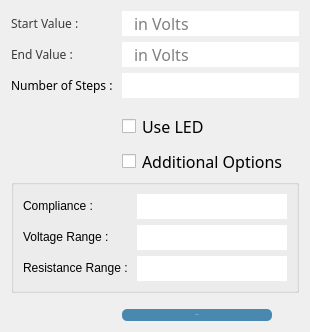
                     <widget class="QWidget" name="variable_voltage">
                      <layout class="QFormLayout" name="formLayout_3">
                       <property name="fieldGrowthPolicy">
                        <enum>QFormLayout::AllNonFixedFieldsGrow</enum>
                       </property>
                       <item row="0" column="0">
                        <widget class="QLabel" name="label_19">
                         <property name="font">
                          <font>
                           <family>KacstTitleL</family>
                          </font>
                         </property>
                         <property name="styleSheet">
                          <string notr="true">color:#3a3a3a;</string>
                         </property>
                         <property name="text">
                          <string>Start Value : </string>
                         </property>
                        </widget>
                       </item>
                       <item row="0" column="1">
                        <widget class="QLineEdit" name="voltageValue_3">
                         <property name="font">
                          <font>
                           <family>KacstTitleL</family>
                           <pointsize>12</pointsize>
                          </font>
                         </property>
                         <property name="styleSheet">
                          <string notr="true">border-radius:15;padding-left:10px;</string>
                         </property>
                         <property name="placeholderText">
                          <string>in Volts</string>
                         </property>
                        </widget>
                       </item>
                       <item row="1" column="0">
                        <widget class="QLabel" name="label_20">
                         <property name="font">
                          <font>
                           <family>KacstTitleL</family>
                          </font>
                         </property>
                         <property name="styleSheet">
                          <string notr="true">color:#3a3a3a;</string>
                         </property>
                         <property name="text">
                          <string>End Value : </string>
                         </property>
                        </widget>
                       </item>
                       <item row="1" column="1">
                        <widget class="QLineEdit" name="duration_3">
                         <property name="font">
                          <font>
                           <family>KacstTitleL</family>
                           <pointsize>12</pointsize>
                          </font>
                         </property>
                         <property name="styleSheet">
                          <string notr="true">border-radius:15;padding-left:10px;</string>
                         </property>
                         <property name="placeholderText">
                          <string>in Volts</string>
                         </property>
                        </widget>
                       </item>
                       <item row="2" column="0">
                        <widget class="QLabel" name="label_21">
                         <property name="font">
                          <font>
                           <family>KacstTitleL</family>
                          </font>
                         </property>
                         <property name="text">
                          <string>Number of Steps : </string>
                         </property>
                        </widget>
                       </item>
                       <item row="2" column="1">
                        <widget class="QLineEdit" name="lineEdit_3">
                         <property name="font">
                          <font>
                           <family>KacstTitleL</family>
                           <pointsize>12</pointsize>
                          </font>
                         </property>
                         <property name="styleSheet">
                          <string notr="true">border-radius:15;padding-left:10px;</string>
                         </property>
                        </widget>
                       </item>
                       <item row="3" column="1">
                        <widget class="QCheckBox" name="toggle_led2">
                         <property name="font">
                          <font>
                           <family>KacstTitleL</family>
                           <pointsize>12</pointsize>
                          </font>
                         </property>
                         <property name="styleSheet">
                          <string notr="true">margin-top: 10px;</string>
                         </property>
                         <property name="text">
                          <string>Use LED</string>
                         </property>
                        </widget>
                       </item>
                       <item row="4" column="1">
                        <widget class="QCheckBox" name="addopt2">
                         <property name="font">
                          <font>
                           <family>KacstTitleL</family>
                           <pointsize>12</pointsize>
                          </font>
                         </property>
                         <property name="styleSheet">
                          <string notr="true">margin-top: 5px;</string>
                         </property>
                         <property name="text">
                          <string>Additional Options</string>
                         </property>
                        </widget>
                       </item>
                       <item row="5" column="0" colspan="2">
                        <widget class="QGroupBox" name="options02">
                         <property name="sizePolicy">
                          <sizepolicy hsizetype="Preferred" vsizetype="Preferred">
                           <horstretch>0</horstretch>
                           <verstretch>0</verstretch>
                          </sizepolicy>
                         </property>
                         <property name="title">
                          <string/>
                         </property>
                         <layout class="QFormLayout" name="formLayout_10">
                          <property name="fieldGrowthPolicy">
                           <enum>QFormLayout::AllNonFixedFieldsGrow</enum>
                          </property>
                          <item row="2" column="0">
                           <widget class="QLabel" name="label_36">
                            <property name="text">
                             <string>Compliance : </string>
                            </property>
                           </widget>
                          </item>
                          <item row="2" column="1">
                           <widget class="QLineEdit" name="compliance2">
                            <property name="font">
                             <font>
                              <family>KacstTitleL</family>
                              <pointsize>12</pointsize>
                             </font>
                            </property>
                            <property name="styleSheet">
                             <string notr="true">border-radius:15;padding-left:10px;</string>
                            </property>
                           </widget>
                          </item>
                          <item row="4" column="0">
                           <widget class="QLabel" name="label_37">
                            <property name="text">
                             <string>Voltage Range : </string>
                            </property>
                           </widget>
                          </item>
                          <item row="4" column="1">
                           <widget class="QLineEdit" name="voltrange2">
                            <property name="font">
                             <font>
                              <family>KacstTitleL</family>
                              <pointsize>12</pointsize>
                             </font>
                            </property>
                            <property name="styleSheet">
                             <string notr="true">border-radius:15;padding-left:10px;</string>
                            </property>
                           </widget>
                          </item>
                          <item row="5" column="0">
                           <widget class="QLabel" name="label_38">
                            <property name="text">
                             <string>Resistance Range : </string>
                            </property>
                           </widget>
                          </item>
                          <item row="5" column="1">
                           <widget class="QLineEdit" name="resrange2">
                            <property name="font">
                             <font>
                              <family>KacstTitleL</family>
                              <pointsize>12</pointsize>
                             </font>
                            </property>
                            <property name="styleSheet">
                             <string notr="true">border-radius:15;padding-left:10px;</string>
                            </property>
                           </widget>
                          </item>
                         </layout>
                        </widget>
                       </item>
                       <item row="6" column="1">
                        <widget class="QPushButton" name="var_start">
                         <property name="maximumSize">
                          <size>
                           <width>150</width>
                           <height>16777215</height>
                          </size>
                         </property>
                         <property name="font">
                          <font>
                           <pointsize>-1</pointsize>
                          </font>
                         </property>
                         <property name="cursor">
                          <cursorShape>ClosedHandCursor</cursorShape>
                         </property>
                         <property name="styleSheet">
                          <string notr="true">padding:5px;
color: #f6f8ff;
border-radius:5;margin-top:10px;
background-color: #4988af;</string>
                         </property>
                         <property name="text">
                          <string>START</string>
                         </property>
                        </widget>
                       </item>
                      </layout>
                     </widget>
